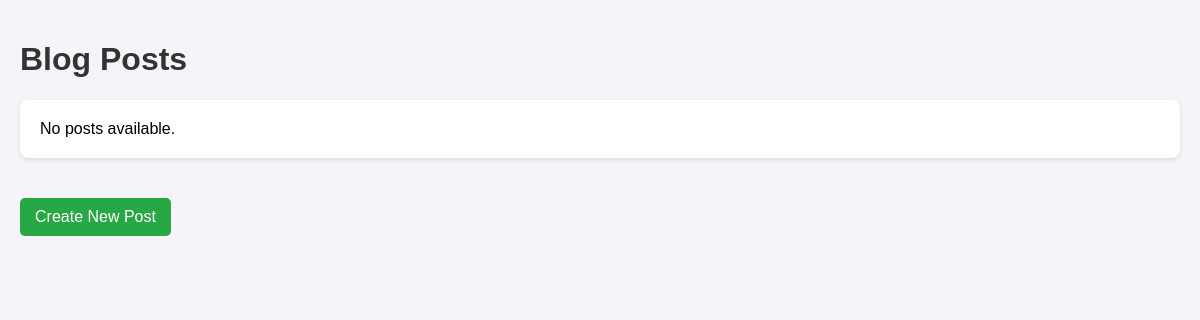
/blog/post_list/, run on an earlier commit of the app's database.
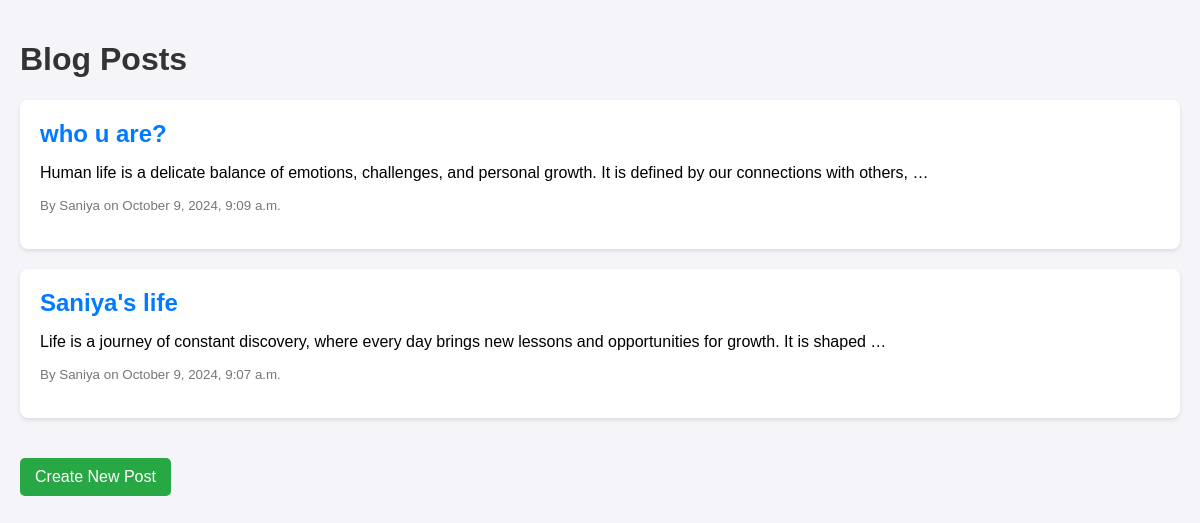
And on a later commit of the database.
### blog/models.py (models this page shows, shortened)
class Post(models.Model):
    title = models.CharField(max_length=255, blank=True)
    content = models.TextField(blank=True)
    created_at = models.DateTimeField( default=timezone.now)
    author = models.ForeignKey(User, on_delete=models.CASCADE)

### blog/views.py (the view)
# urls.py: path('post_list/', post_list, name="post_list"),
def post_list(request):
    context = {}
    context["dataset"] = Post.objects.all().order_by("-created_at")
    return render(request, "blog/post_list.html", context)

### blog/templates/blog/post_list.html (shortened to what this page needs)
<!DOCTYPE html>
<html lang="en">
<head>
</head>
<body>
    <h1>Blog Posts</h1>
    <ul>
        {% for post in dataset %}
            <li>
                <h2><a href="{% url 'post_detail' post.id %}">{{ post.title }}</a></h2>
                <p>{{ post.content|truncatewords:20 }}</p>
                <p><small>By {{ post.author.username }} on {{ post.created_at|date:"F j, Y, g:i a" }}</small></p>
            </li>
        {% empty %}
            <li>No posts available.</li>
        {% endfor %}
    </ul>
    <a href="{% url 'create_post' %}" class="create-post">Create New Post</a>
</body>
</html>

### blog/templates/blog/post_list.html (style rules this page uses)
body { font-family: Arial, sans-serif; margin: 0; padding: 20px; background-color: #f4f4f9; }
h1 { color: #333; }
ul { list-style-type: none; padding: 0; }
li { background-color: #fff; margin-bottom: 20px; padding: 20px; border-radius: 8px; box-shadow: 0 2px 4px rgba(0,0,0,0.1); }
h2 { margin: 0 0 10px 0; }
a { color: #007bff; text-decoration: none; }
small { display: block; margin-top: 10px; color: #777; }
.create-post { display: inline-block; margin-top: 20px; padding: 10px 15px; background-color: #28a745; color: #fff; text-decoration: none; border-radius: 5px; }

What changed in the data, as far as the page shows it:
added Post: title "who u are?", content "Human life is a delicate balance of emotions, challenges, and personal growth. It is defined by our connections with others, …", author.username "Saniya", created_at "October 9, 2024, 9:09 a.m."
added Post: title "Saniya's life", content "Life is a journey of constant discovery, where every day brings new lessons and opportunities for growth. It is shaped …", author.username "Saniya", created_at "October 9, 2024, 9:07 a.m."
Also different on the page:
text no longer shown: "No posts available."
